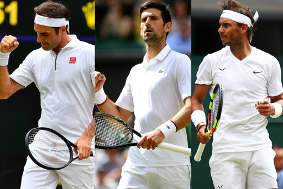
#> input picture data/ex_image.png, 283 x 189 px, found by its file name
$ jupyter execute watermark.ipynb
#> lines starting #> are read from the running program, lines starting #| are printed output that depends on the picture; after the words box and inside, x2 and y2 are one past the last pixel; in counts of white or black regions, pixels touching at a corner belong together; pictures that were not available may be replaced by others from this repository, and a replacement may not be noted
[cell 1]
import cv2
import matplotlib.pyplot as plt

sample_img = cv2.imread('./data/ex_image.png')
#> sample_img is the input picture: shape (189, 283, 3); mean B, G, R 130, 135.2, 140.3
sample_watermark = cv2.imread('./data/ex_image_logo.png')
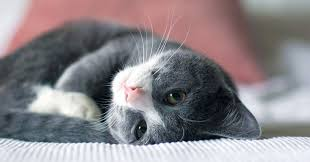
#> input picture data/cat.png, 310 x 162 px, given in place of ex_image_logo.png, which was not available
#> sample_watermark is the input picture: shape (162, 310, 3); mean B, G, R 137.5, 133.2, 139

img = cv2.cvtColor(sample_img, cv2.COLOR_BGR2RGB)
watermark = cv2.cvtColor(sample_watermark, cv2.COLOR_BGR2RGB)

# img와 watermark를 원하는 크기로 resize

img_1080720 = cv2.resize(img, (1080,720))
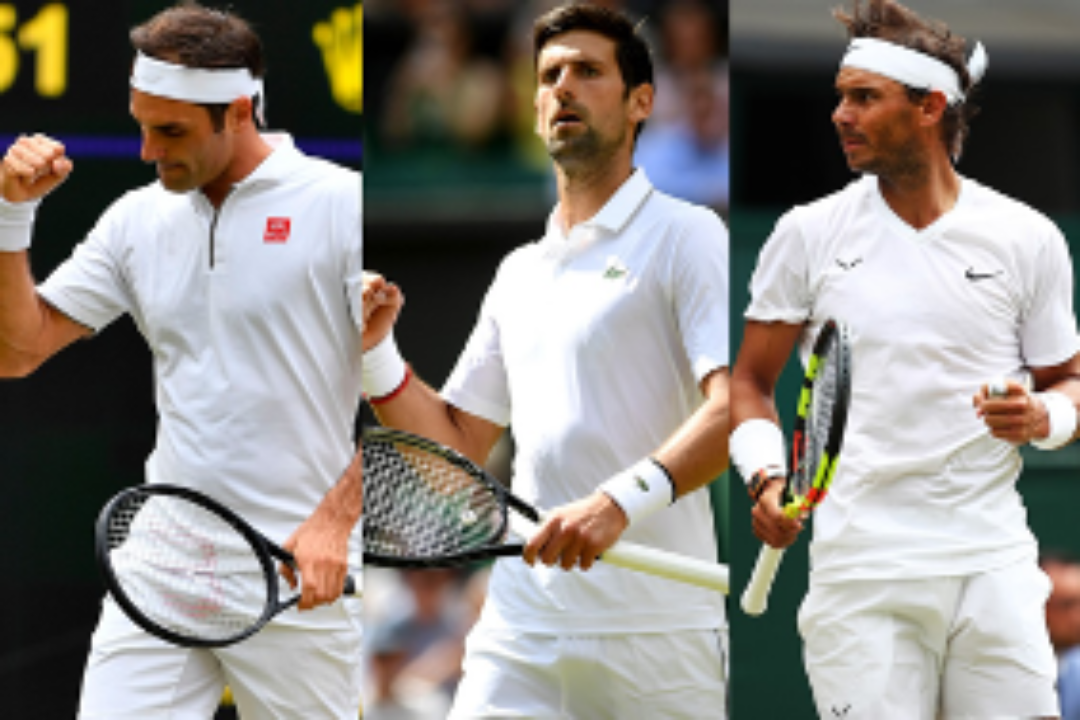
#> img_1080720: shape (720, 1080, 3); mean R, G, B 140.2, 135, 129.9
watermark_300300 = cv2.resize(watermark, (300,300))
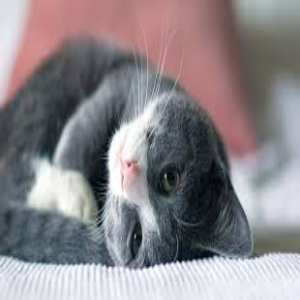
#> watermark_300300: shape (300, 300, 3); mean R, G, B 138.9, 133.1, 137.4

# img의 roi 영역 설정

height, width, _ = watermark_300300.shape
#> height = 300; width = 300

x_offset = 400
y_offset = 170

roi = img_1080720[y_offset : y_offset+height, x_offset : x_offset+width]
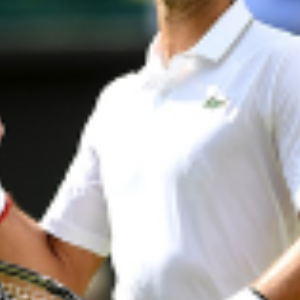
#> roi: shape (300, 300, 3); mean R, G, B 158.4, 155.7, 155.2

# mask, mask_inv 생성

watermark_300300_gray = cv2.cvtColor(watermark_300300, cv2.COLOR_RGB2GRAY)
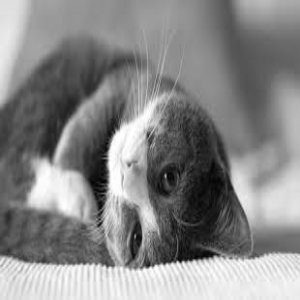
#> watermark_300300_gray: shape (300, 300); min 3, max 255, mean 135.3

ret, mask = cv2.threshold(watermark_300300_gray, 120, 255, cv2.THRESH_BINARY)
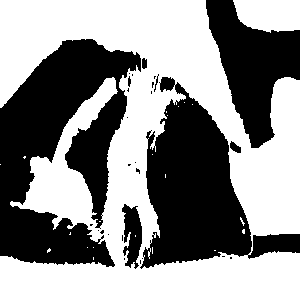
#> mask: shape (300, 300); 55.6% white; 28 black regions (20 under 20 px), largest, box (x1, y1, x2, y2) and area: (0, 39, 141, 267) 18003, (140, 77, 300, 269) 13782, (206, 0, 300, 148) 7085

mask_inv = cv2.bitwise_not(watermark_300300_gray)
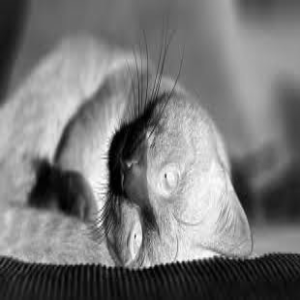
#> mask_inv: shape (300, 300); min 0, max 252, mean 119.7

[cell 2]
plt.imshow(roi)
plt.title('roi')
plt.show()

plt.imshow(mask, 'gray')
plt.title('mask')
plt.show()

plt.imshow(watermark_300300)
plt.title('watermark_300300')
plt.show()

plt.imshow(mask_inv, 'gray')
plt.title('mask_inv')
plt.show()

# bg, fg 만들고 add하여 최종 roi 생성하고, img의 해당 영역을 대체

bg = cv2.bitwise_or(roi, roi, mask = mask)
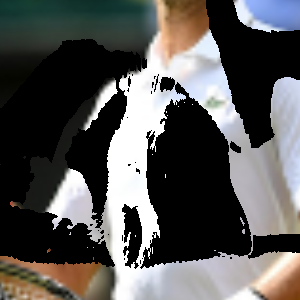
#> bg: shape (300, 300, 3); mean R, G, B 87.1, 86.1, 84.8

fg = cv2.bitwise_and(watermark_300300, watermark_300300, mask=mask_inv)

plt.imshow(bg)
plt.title('bg')
plt.show()

plt.imshow(fg)
plt.title('fg')
plt.show()

final_roi = cv2.add(bg, fg)
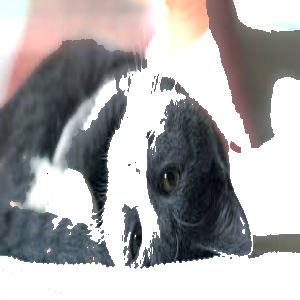
#> final_roi: shape (300, 300, 3); mean R, G, B 171.1, 169.2, 170

img_1080720[y_offset : y_offset+height, x_offset : x_offset+width] = final_roi
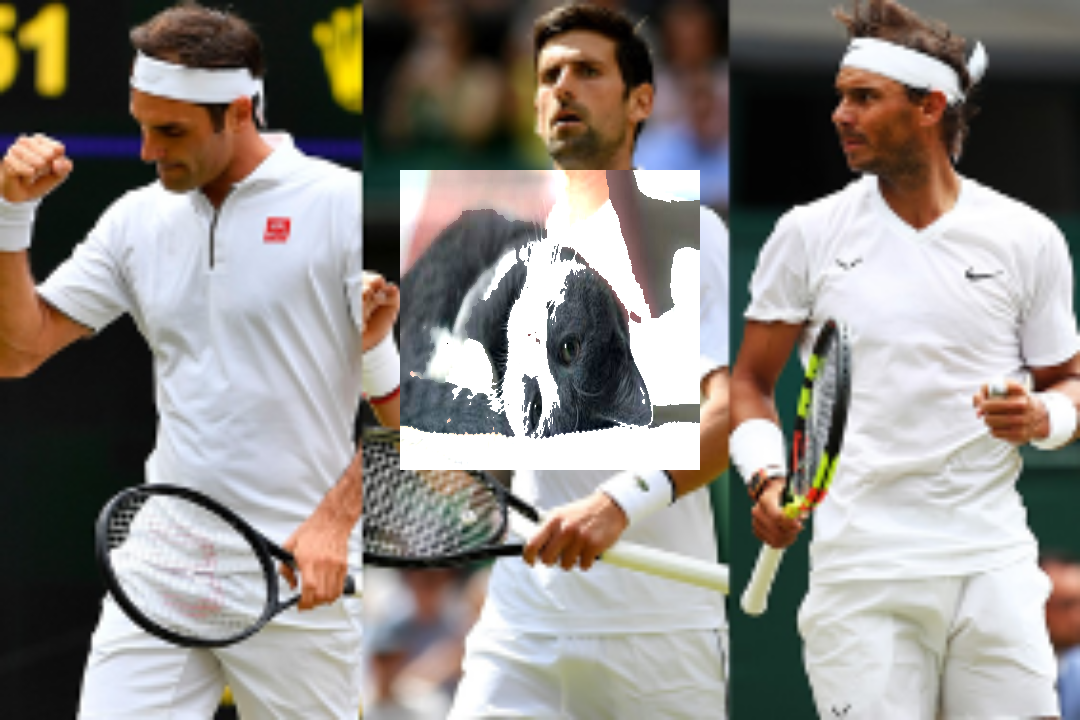
#> img_1080720: shape (720, 1080, 3); mean R, G, B 141.7, 136.6, 131.6

#

plt.imshow(img_1080720)
plt.show()
